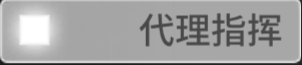
#> input picture src/aah/resources/imgreco/before_operation/delegation_checked.png, 302 x 65 px
$ python -i common.py   (imports and definitions only)
#> lines starting #> are read from the running program, lines starting #| are printed output that depends on the picture
### src/aah/imgreco/imgops.py
from functools import reduce

import cv2 as cv
import numpy as np
from PIL import Image


# [109 lines left out: functions enhance_contrast, clear_background, image_threshold_mat2img, image_threshold, crop_blackedge, crop_blackedge2 and 2 more, not called in this run]


def scale_to_height(img, height, algo=Image.BILINEAR):
    scale = height / img.height
    return img.resize((int(img.width * scale), height), algo)


# [82 lines left out: functions compare_ccoeff, uniform_size, invert_color, match_template, find_homography, _find_homography_test, not called in this run]

### src/aah/util/richlog.py
import os
from base64 import b64encode
from functools import lru_cache
from io import BytesIO


class RichLogger:
    # [19 lines left out: functions __init__, ensure_file, logimage, not called in this run]

    def logtext(self, text):
        self.ensure_file()
        self.loghtml('<pre>%s</pre>\n' % text)

    # [4 lines left out: function loghtml, not called in this run]


@lru_cache(maxsize=None)
def get_logger(module):
    import src.aah.config as config
    if config.get_instance_id() == 0:
        filename = '%s.html' % module
    else:
        filename = '%s.%d.html' % (module, config.get_instance_id())
    logger = RichLogger(os.path.join(config.logs, filename), True)
    return logger

### src/aah/imgreco/common.py
import cv2 as cv
import numpy as np
from PIL import Image

from src.aah.util.richlog import get_logger
from . import imgops
from . import resources
from . import util

# [1 line that did not run here, left out]

# [11 lines left out: function check_get_item_popup, not called in this run]


def get_reward_popup_dismiss_rect(viewport):
    vw, vh = util.get_vwvh(viewport)
    return (100 * vw - 61.944 * vh, 18.519 * vh, 100 * vw - 5.833 * vh, 87.222 * vh)


# [10 lines left out: function check_nav_button, not called in this run]


def get_nav_button_back_rect(viewport):
    vw, vh = util.get_vwvh(viewport)
    return (3.194 * vh, 2.222 * vh, 20.972 * vh, 7.917 * vh)


# [10 lines left out: function check_setting_scene, not called in this run]

def get_setting_back_rect(viewport):
    vw, vh = util.get_vwvh(viewport)
    return (4.722 * vh, 3.750 * vh, 19.444 * vh, 8.333 * vh)


def find_close_button(img):
    # raise NotImplementedError
    scale = 1
    if img.height != 720:
        scale = img.height / 720
        img = imgops.scale_to_height(img, 720)
    righttopimg = img.crop((img.width // 2, 0, img.width, img.height // 2)).convert('L')
    template = resources.load_image_cached('common/closebutton.png', 'L')
    mtresult = cv.matchTemplate(np.asarray(righttopimg), np.asarray(template), cv.TM_CCOEFF_NORMED)
    maxidx = np.unravel_index(np.argmax(mtresult), mtresult.shape)
    y, x = maxidx
    x += img.width // 2
    rect = np.array((x, y, x + template.width, y + template.height)) * scale
    return tuple(rect.astype(np.int32)), mtresult[maxidx]

# [40 lines left out: functions check_dialog, recognize_dialog, get_dialog_left_button_rect, get_dialog_right_button_rect, get_dialog_ok_button_rect, not called in this run]


def convert_to_pil(cv_img, color_code=cv.COLOR_BGR2RGB):
    return Image.fromarray(cv.cvtColor(cv_img, color_code))


# [4 lines left out: function softmax, not called in this run]


# [4 lines not run here, left out]

>>> from PIL import Image
>>> picture = Image.open('../resources/imgreco/before_operation/delegation_checked.png')
#> picture is the input picture: PIL image 302x65 L; min 28, max 255, mean 162.3
>>> result = find_close_button(picture)
#> in scale_to_height, `return img.resize((int(img.width * scale), height), algo)`:
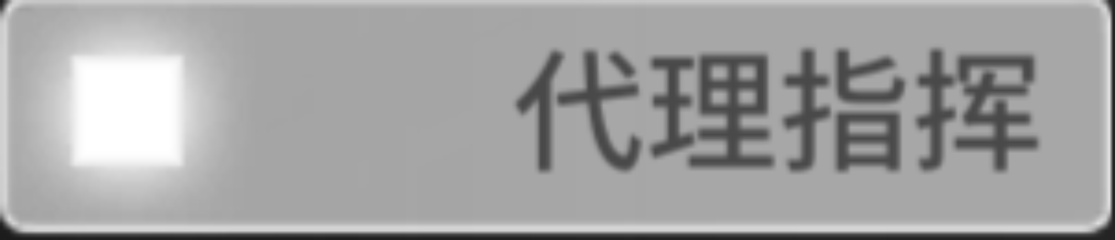
#> returned value: PIL image 3345x720 L (shown at 1/3 size); min 28, max 255, mean 162.3
#> in find_close_button, `righttopimg = img.crop((img.width // 2, 0, img.width, img.height // 2)..`:
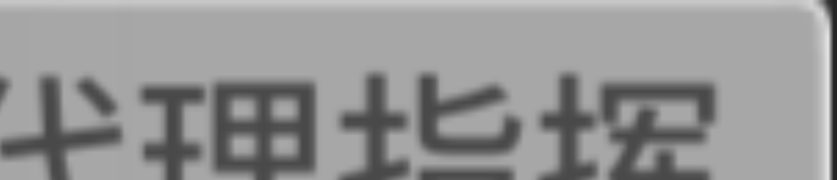
#> righttopimg: PIL image 1673x360 L (shown at 1/2 size); min 36, max 228, mean 147.5
#> (the run stopped early here; a loop or call above may not have finished)
